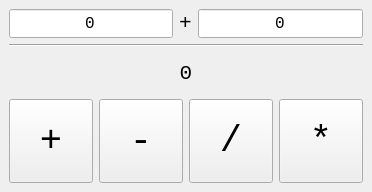
<?xml version="1.0" encoding="UTF-8"?>
<ui version="4.0">
 <class>Calculator</class>
 <widget class="QMainWindow" name="Calculator">
  <property name="geometry">
   <rect>
    <x>0</x>
    <y>0</y>
    <width>368</width>
    <height>192</height>
   </rect>
  </property>
  <property name="windowTitle">
   <string>Calculator</string>
  </property>
  <widget class="QWidget" name="centralwidget">
   <layout class="QGridLayout" name="gridLayout">
    <item row="0" column="0">
     <widget class="QLineEdit" name="firstLineEdit">
      <property name="sizePolicy">
       <sizepolicy hsizetype="Expanding" vsizetype="Expanding">
        <horstretch>0</horstretch>
        <verstretch>0</verstretch>
       </sizepolicy>
      </property>
      <property name="font">
       <font>
        <family>Monospace</family>
        <pointsize>12</pointsize>
       </font>
      </property>
      <property name="text">
       <string>0</string>
      </property>
      <property name="alignment">
       <set>Qt::AlignCenter</set>
      </property>
     </widget>
    </item>
    <item row="2" column="0" colspan="3">
     <widget class="QLabel" name="lblResult">
      <property name="sizePolicy">
       <sizepolicy hsizetype="Expanding" vsizetype="Expanding">
        <horstretch>0</horstretch>
        <verstretch>0</verstretch>
       </sizepolicy>
      </property>
      <property name="minimumSize">
       <size>
        <width>0</width>
        <height>40</height>
       </size>
      </property>
      <property name="font">
       <font>
        <family>Monospace</family>
        <pointsize>16</pointsize>
       </font>
      </property>
      <property name="text">
       <string>0</string>
      </property>
      <property name="alignment">
       <set>Qt::AlignCenter</set>
      </property>
     </widget>
    </item>
    <item row="0" column="2">
     <widget class="QLineEdit" name="secondLineEdit">
      <property name="sizePolicy">
       <sizepolicy hsizetype="Expanding" vsizetype="Expanding">
        <horstretch>0</horstretch>
        <verstretch>0</verstretch>
       </sizepolicy>
      </property>
      <property name="font">
       <font>
        <family>Monospace</family>
        <pointsize>12</pointsize>
       </font>
      </property>
      <property name="text">
       <string>0</string>
      </property>
      <property name="alignment">
       <set>Qt::AlignCenter</set>
      </property>
     </widget>
    </item>
    <item row="0" column="1">
     <widget class="QLabel" name="lblAction">
      <property name="sizePolicy">
       <sizepolicy hsizetype="Expanding" vsizetype="Expanding">
        <horstretch>0</horstretch>
        <verstretch>0</verstretch>
       </sizepolicy>
      </property>
      <property name="font">
       <font>
        <family>Monospace</family>
        <pointsize>16</pointsize>
       </font>
      </property>
      <property name="text">
       <string>+</string>
      </property>
      <property name="alignment">
       <set>Qt::AlignCenter</set>
      </property>
     </widget>
    </item>
    <item row="1" column="0" colspan="3">
     <widget class="Line" name="line">
      <property name="orientation">
       <enum>Qt::Horizontal</enum>
      </property>
     </widget>
    </item>
    <item row="3" column="0" colspan="3">
     <layout class="QHBoxLayout" name="horizontalLayout">
      <item>
       <widget class="QPushButton" name="buttonPlus">
        <property name="sizePolicy">
         <sizepolicy hsizetype="Expanding" vsizetype="Expanding">
          <horstretch>0</horstretch>
          <verstretch>0</verstretch>
         </sizepolicy>
        </property>
        <property name="minimumSize">
         <size>
          <width>84</width>
          <height>84</height>
         </size>
        </property>
        <property name="font">
         <font>
          <family>Monospace</family>
          <pointsize>28</pointsize>
         </font>
        </property>
        <property name="text">
         <string>+</string>
        </property>
       </widget>
      </item>
      <item>
       <widget class="QPushButton" name="buttonMinus">
        <property name="sizePolicy">
         <sizepolicy hsizetype="Expanding" vsizetype="Expanding">
          <horstretch>0</horstretch>
          <verstretch>0</verstretch>
         </sizepolicy>
        </property>
        <property name="minimumSize">
         <size>
          <width>84</width>
          <height>84</height>
         </size>
        </property>
        <property name="font">
         <font>
          <family>Monospace</family>
          <pointsize>28</pointsize>
         </font>
        </property>
        <property name="text">
         <string>-</string>
        </property>
       </widget>
      </item>
      <item>
       <widget class="QPushButton" name="buttonMul">
        <property name="sizePolicy">
         <sizepolicy hsizetype="Expanding" vsizetype="Expanding">
          <horstretch>0</horstretch>
          <verstretch>0</verstretch>
         </sizepolicy>
        </property>
        <property name="minimumSize">
         <size>
          <width>84</width>
          <height>84</height>
         </size>
        </property>
        <property name="font">
         <font>
          <family>Monospace</family>
          <pointsize>28</pointsize>
         </font>
        </property>
        <property name="text">
         <string>/</string>
        </property>
       </widget>
      </item>
      <item>
       <widget class="QPushButton" name="buttonDev">
        <property name="sizePolicy">
         <sizepolicy hsizetype="Expanding" vsizetype="Expanding">
          <horstretch>0</horstretch>
          <verstretch>0</verstretch>
         </sizepolicy>
        </property>
        <property name="minimumSize">
         <size>
          <width>84</width>
          <height>84</height>
         </size>
        </property>
        <property name="font">
         <font>
          <family>Monospace</family>
          <pointsize>28</pointsize>
         </font>
        </property>
        <property name="text">
         <string>*</string>
        </property>
       </widget>
      </item>
     </layout>
    </item>
   </layout>
  </widget>
 </widget>
 <resources/>
 <connections>
  <connection>
   <sender>buttonPlus</sender>
   <signal>clicked()</signal>
   <receiver>Calculator</receiver>
   <slot>plus()</slot>
   <hints>
    <hint type="sourcelabel">
     <x>46</x>
     <y>157</y>
    </hint>
    <hint type="destinationlabel">
     <x>54</x>
     <y>341</y>
    </hint>
   </hints>
  </connection>
  <connection>
   <sender>buttonMinus</sender>
   <signal>clicked()</signal>
   <receiver>Calculator</receiver>
   <slot>minus()</slot>
   <hints>
    <hint type="sourcelabel">
     <x>121</x>
     <y>179</y>
    </hint>
    <hint type="destinationlabel">
     <x>152</x>
     <y>316</y>
    </hint>
   </hints>
  </connection>
  <connection>
   <sender>buttonMul</sender>
   <signal>clicked()</signal>
   <receiver>Calculator</receiver>
   <slot>devide()</slot>
   <hints>
    <hint type="sourcelabel">
     <x>225</x>
     <y>161</y>
    </hint>
    <hint type="destinationlabel">
     <x>237</x>
     <y>323</y>
    </hint>
   </hints>
  </connection>
  <connection>
   <sender>buttonDev</sender>
   <signal>clicked()</signal>
   <receiver>Calculator</receiver>
   <slot>multiply()</slot>
   <hints>
    <hint type="sourcelabel">
     <x>304</x>
     <y>172</y>
    </hint>
    <hint type="destinationlabel">
     <x>346</x>
     <y>440</y>
    </hint>
   </hints>
  </connection>
  <connection>
   <sender>firstLineEdit</sender>
   <signal>textEdited(QString)</signal>
   <receiver>Calculator</receiver>
   <slot>printResult()</slot>
   <hints>
    <hint type="sourcelabel">
     <x>99</x>
     <y>16</y>
    </hint>
    <hint type="destinationlabel">
     <x>105</x>
     <y>286</y>
    </hint>
   </hints>
  </connection>
  <connection>
   <sender>secondLineEdit</sender>
   <signal>textEdited(QString)</signal>
   <receiver>Calculator</receiver>
   <slot>printResult()</slot>
   <hints>
    <hint type="sourcelabel">
     <x>280</x>
     <y>27</y>
    </hint>
    <hint type="destinationlabel">
     <x>297</x>
     <y>296</y>
    </hint>
   </hints>
  </connection>
 </connections>
 <slots>
  <slot>plus()</slot>
  <slot>minus()</slot>
  <slot>multiply()</slot>
  <slot>devide()</slot>
  <slot>printResult()</slot>
 </slots>
</ui>
